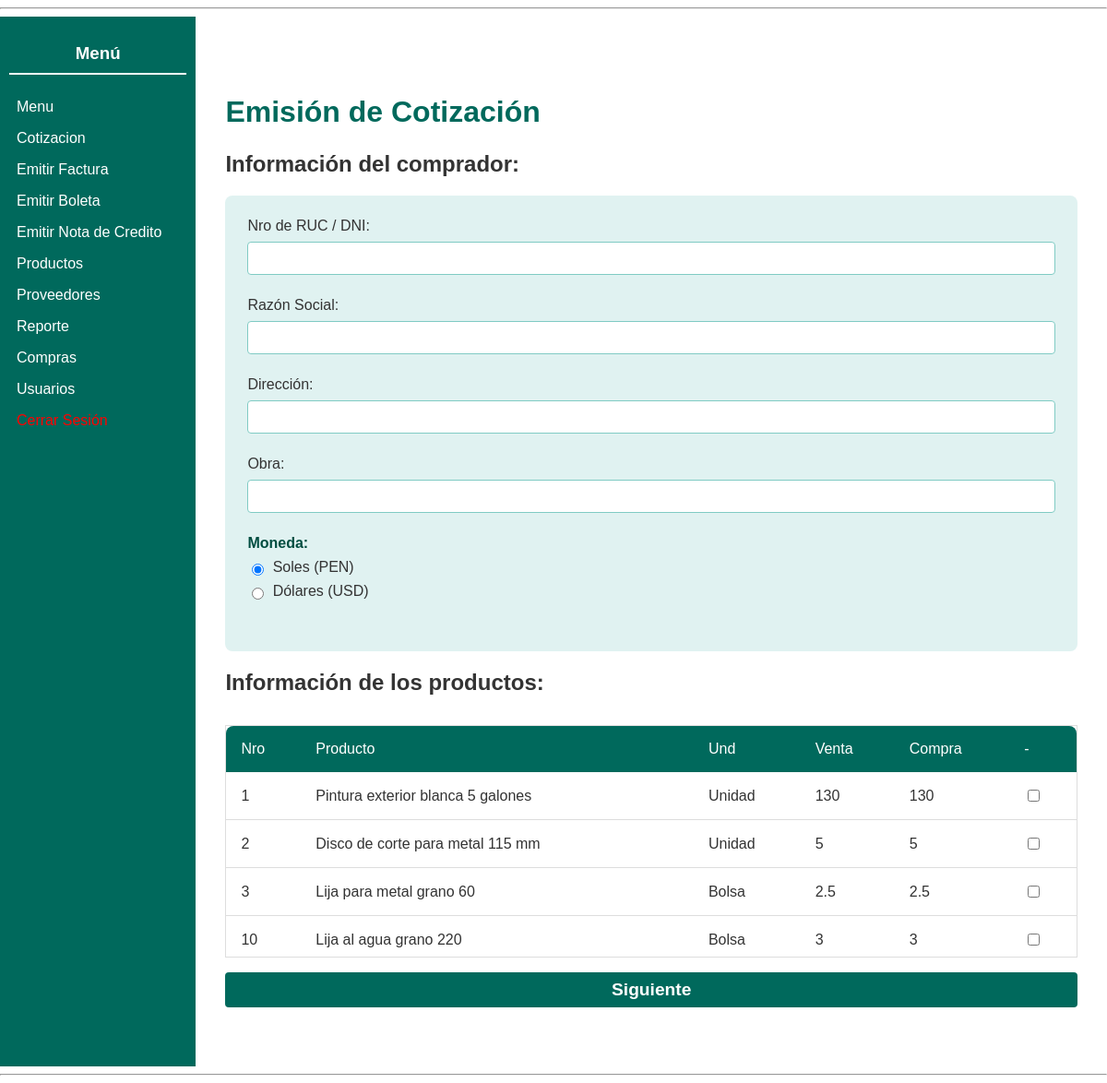
Page /moduloVentas/indexEmitirCotizacion.php (signed in) on the committed database.
### tables this page shows
CREATE TABLE `productodetalles` (
  `ProductoDetallesID` int NOT NULL AUTO_INCREMENT,
  `ProductoID` int NOT NULL,
  `UnidadMedida` varchar(255) NOT NULL,
  `ValorUnitarioCompra` double NOT NULL,
  `CategoriaFiscal` varchar(255) NOT NULL,
  `ProveedorID` int NOT NULL,
  PRIMARY KEY (`ProductoDetallesID`),
  UNIQUE KEY `ProductoDetallesID` (`ProductoDetallesID`),
  KEY `fk_productodetalles_producto` (`ProductoID`),
  KEY `fk_productodetalles_proveedor` (`ProveedorID`),
  CONSTRAINT `fk_productodetalles_producto` FOREIGN KEY (`ProductoID`) REFERENCES `producto` (`ProductoID`),
  CONSTRAINT `fk_productodetalles_proveedor` FOREIGN KEY (`ProveedorID`) REFERENCES `proveedor` (`ProveedorID`),
  CONSTRAINT `productodetalles_ibfk_1` FOREIGN KEY (`ProductoID`) REFERENCES `producto` (`ProductoID`),
  CONSTRAINT `productodetalles_ibfk_2` FOREIGN KEY (`ProveedorID`) REFERENCES `proveedor` (`ProveedorID`)
);

CREATE TABLE `producto` (
  `ProductoID` int NOT NULL AUTO_INCREMENT,
  `CodigoProducto` varchar(255) NOT NULL,
  `Descripcion` varchar(255) NOT NULL,
  `ValorUnitarioVenta` double NOT NULL,
  `EstadoProducto` int NOT NULL,
  PRIMARY KEY (`ProductoID`),
  UNIQUE KEY `ProductoID` (`ProductoID`)
);

### moduloVentas/indexEmitirCotizacion.php (called while the page is built, shortened)
<?php
include_once($_SERVER['DOCUMENT_ROOT'] . '/moduloVentas/panelEmitirCotizacion.php');
include_once($_SERVER['DOCUMENT_ROOT'] . '/modelo/productos.php');
$productosObj = new Productos();
$productos = $productosObj->getProductos();
$panelCotizacionObject = new panelEmitirCotizacion();
$panelCotizacionObject->panelEmitirCotizacionShow($productos);

### modelo/productos.php (called while the page is built, shortened)
<?php
class Productos
{
  public function getProductos()
  {
    $sql = "SELECT p.ProductoID AS ID, p.Descripcion AS NombreProducto, pd.UnidadMedida AS Unidad, p.ValorUnitarioVenta AS PrecioVenta, pd.ValorUnitarioCompra AS PrecioCompra FROM producto p INNER JOIN productodetalles pd ON p.ProductoID = pd.ProductoID;";
    $conexion = Conexion::conectarBD();
    $respuesta = $conexion->query($sql);
    $productos = array();
    while ($fila = $respuesta->fetch_assoc()) {
      $productos[] = $fila;
    }
    return $productos;
  }
}

### moduloVentas/panelEmitirCotizacion.php (the view, shortened to what this page needs)
<?php
include_once($_SERVER['DOCUMENT_ROOT'] . '/shared/pantalla.php');
class panelEmitirCotizacion extends pantalla
{
  public function panelEmitirCotizacionShow($productos = null)
  {
    $rol = $_SESSION['rol'];
?>
    <div style="display: flex;">
      <aside style="width: 200px; background-color: #00695c; color: white; padding: 10px;">
        <h3 style="text-align: center; border-bottom: 2px solid white; padding-bottom: 10px;">Menú</h3>
        <nav>
          <ul style="list-style: none; padding: 0;">
            <?php
            if ($rol == "cajero") {
            ?>
              <li><a href="/moduloSeguridad/indexPanelPrincipal.php" style="color: white; text-decoration: none; display: block; padding: 8px;">Menú</a></li>
              <li><a href="../moduloVentas/emitirBoleta.php" style="color: white; text-decoration: none; display: block; padding: 8px;">Emitir Factura</a></li>
              <li><a href="../moduloSeguridad/indexCambiarContrasena.php" style="color: white; text-decoration: none; display: block; padding: 8px;">Emitir Boleta</a></li>
              <li><a href="../moduloSeguridad/indexCambiarContrasena.php" style="color: white; text-decoration: none; display: block; padding: 8px;">Emitir Nota Credito</a></li>
              <li><a href="../moduloSeguridad/indexCambiarContrasena.php" style="color: white; text-decoration: none; display: block; padding: 8px;">Compras</a></li>
            <?php
            }
            elseif ($rol === "jefeVentas") {
            ?>
              <li><a href="/moduloSeguridad/indexPanelPrincipal.php" style="color: white; text-decoration: none; display: block; padding: 8px;">Menu</a></li>
              <li><a href="../moduloVentas/indexCotizacion.php" style="color: white; text-decoration: none; display: block; padding: 8px;">Cotizacion</a></li>
              <li><a href="../moduloSeguridad/indexCambiarContrasena.php" style="color: white; text-decoration: none; display: block; padding: 8px;">Emitir Factura</a></li>
              <li><a href="../moduloVentas/emitirBoleta.php" style="color: white; text-decoration: none; display: block; padding: 8px;">Emitir Boleta</a></li>
              <li><a href="../moduloVentas/confirmarProductos.php" style="color: white; text-decoration: none; display: block; padding: 8px;">Emitir Nota de Credito</a></li>
              <li><a href="../moduloSeguridad/indexCambiarContrasena.php" style="color: white; text-decoration: none; display: block; padding: 8px;">Productos</a></li>
              <li><a href="../moduloVentas/emitirBoleta.php" style="color: white; text-decoration: none; display: block; padding: 8px;">Proveedores</a></li>
              <li><a href="../moduloVentas/confirmarProductos.php" style="color: white; text-decoration: none; display: block; padding: 8px;">Reporte</a></li>
              <li><a href="../moduloSeguridad/indexCambiarContrasena.php" style="color: white; text-decoration: none; display: block; padding: 8px;">Compras</a></li>
              <li><a href="../moduloSeguridad/indexCambiarContrasena.php" style="color: white; text-decoration: none; display: block; padding: 8px;">Usuarios</a></li>
            <?php
            }
            else {
            ?>
              <li>
                <p style="color: yellow; text-align: center;">Rol no identificado</p>
              </li>
            <?php
            }
            ?>
            <li><a href="../moduloSeguridad/cerrarSesion.php" style="color: red; text-decoration: none; display: block; padding: 8px;">Cerrar Sesión</a></li>
          </ul>
        </nav>
      </aside>
      <main style="padding: 4rem 2rem;">
        <h1>Emisión de Cotización</h1>
        <h2>Información del comprador:</h2>
        <form action="/moduloVentas/getEmitirCotizacion.php" method="POST" class="emitir-cotizacion" id="emitir-cotizacion-form">
          <div class="input-container">
            <label>Nro de RUC / DNI:</label>
            <input type="text" id="nrRucDni" name="txtNrRucDni" required>
          </div>
          <div class="input-container">
            <label>Razón Social:</label>
            <input type="text" id="razonSocial" name="txtRazonSocial" required>
          </div>
          <div class="input-container">
            <label>Dirección: </label>
            <input type="text" id="direccion" name="txtDireccion" required>
          </div>
          <div class="input-container">
            <label>Obra: </label>
            <input type="text" id="obra" name="txtObra" required>
          </div>
          <div class="input-container">
            <span>Moneda:</span>
            <label>
              <input type="radio" name="txtMoneda" value="PEN" checked>
              Soles (PEN)
            </label>
            <label>
              <input type="radio" name="txtMoneda" value="USD">
              Dólares (USD)
            </label>
          </div>
        </form>
        <h2>Información de los productos:</h2>
        <div class="table-cotizaciones">
          <table id="cotaizaciones-table">
            <thead>
              <tr>
                <th>Nro</th>
                <th>Producto</th>
                <th>Und</th>
                <th>Venta</th>
                <th>Compra</th>
                <th>-</th>
              </tr>
            </thead>
            <tbody>
              <?php if ($productos !== null) : ?>
                <?php foreach ($productos as $producto) : ?>
                  <tr>
                    <td><?= $producto['ID']; ?></td>
                    <td><?= $producto['NombreProducto']; ?></td>
                    <td><?= $producto['Unidad']; ?></td>
                    <td><?= $producto['PrecioVenta']; ?></td>
                    <td><?= $producto['PrecioCompra']; ?></td>
                    <td>
                      <input type="checkbox" data-product-checkbox data-product-id="<?= $producto['ID']; ?>" data-product-name="<?= $producto['NombreProducto']; ?>" data-product-price="<?= $producto['PrecioVenta']; ?>" class="add-product" />
                    </td>
                  </tr>
                <?php endforeach; ?>
              <?php else : ?>
                <tr>
                  <td colspan="6">No se encontraron solicitudes.</td>
                </tr>
              <?php endif; ?>
            </tbody>
          </table>
        </div>
        <button style="width: 100%; font-size: 1.2rem; margin-top: 1rem;" class="btn" id="btnSiguiente">Siguiente</button>
      </main>
    </div>
<?php
  }
}
?>

### assets/styles.css (style rules this page uses)
body { font-family: Arial, sans-serif; margin: 0; padding: 0; color: #333; }
main { padding: 2rem; width: 80%; max-width: 1200px; margin: 0 auto; }
main h1 { color: #00695c; margin-bottom: 1.5rem; font-size: 2rem; }
.btn, .btn:link, .btn:visited { display: inline-block; background: #00695c; color: #fff; border: none; padding: 0.5rem 1rem; border-radius: 4px; cursor: pointer; font-weight: bold; transition: background 0.3s; text-decoration: none; }
.input-container { display: flex; flex-direction: column; }
.input-container label { margin-bottom: 0.5rem; font-weight: bold; color: #004d40; }
.input-container input[type="text"], .input-container input[type="date"] { padding: 0.5rem; border: 1px solid #80cbc4; border-radius: 4px; background: #ffffff; color: #333; }
.table-cotizaciones { margin-top: 2rem; overflow-x: auto; }
.table-cotizaciones table { width: 100%; border-collapse: collapse; background: #fff; border-radius: 8px; overflow: hidden; }
.table-cotizaciones thead { background: #00695c; color: #fff; }
.table-cotizaciones thead th { padding: 1rem; text-align: left; font-weight: normal; }
.table-cotizaciones tbody td { padding: 1rem; border-bottom: 1px solid #ddd; }
.emitir-cotizacion { background: #e0f2f1; border-radius: 8px; padding: 1.5rem; margin: 0 auto; font-family: Arial, sans-serif; }
.emitir-cotizacion .input-container { margin-bottom: 1.5rem; display: flex; flex-direction: column; }
.emitir-cotizacion label { font-weight: bold; color: #004d40; margin-bottom: 0.5rem; }
.emitir-cotizacion input[type="text"], .emitir-cotizacion input[type="date"] { padding: 0.5rem; border: 1px solid #80cbc4; border-radius: 4px; background: #ffffff; color: #333; font-size: 1rem; }
.emitir-cotizacion input[type="radio"] { margin-right: 0.3rem; }
.emitir-cotizacion .input-container span { font-weight: bold; color: #004d40; margin-bottom: 0.5rem; }
.emitir-cotizacion .input-container > label { font-weight: normal; color: #333; }
.emitir-cotizacion .input-container > label > input { vertical-align: middle; }
.table-cotizaciones { border: 1px solid #ddd; max-height: 250px; overflow-x: auto; }

### rows in the picture
productodetalles: ProductoID.ProductoID "1", ProductoID.Descripcion "Pintura exterior blanca 5 galones", UnidadMedida "Unidad", ProductoID.ValorUnitarioVenta "130", ValorUnitarioCompra "130"
productodetalles: ProductoID.ProductoID "2", ProductoID.Descripcion "Disco de corte para metal 115 mm", UnidadMedida "Unidad", ProductoID.ValorUnitarioVenta "5", ValorUnitarioCompra "5"
productodetalles: ProductoID.ProductoID "3", ProductoID.Descripcion "Lija para metal grano 60", UnidadMedida "Bolsa", ProductoID.ValorUnitarioVenta "2.5", ValorUnitarioCompra "2.5"
productodetalles: ProductoID.ProductoID "10", ProductoID.Descripcion "Lija al agua grano 220", UnidadMedida "Bolsa", ProductoID.ValorUnitarioVenta "3", ValorUnitarioCompra "3"
